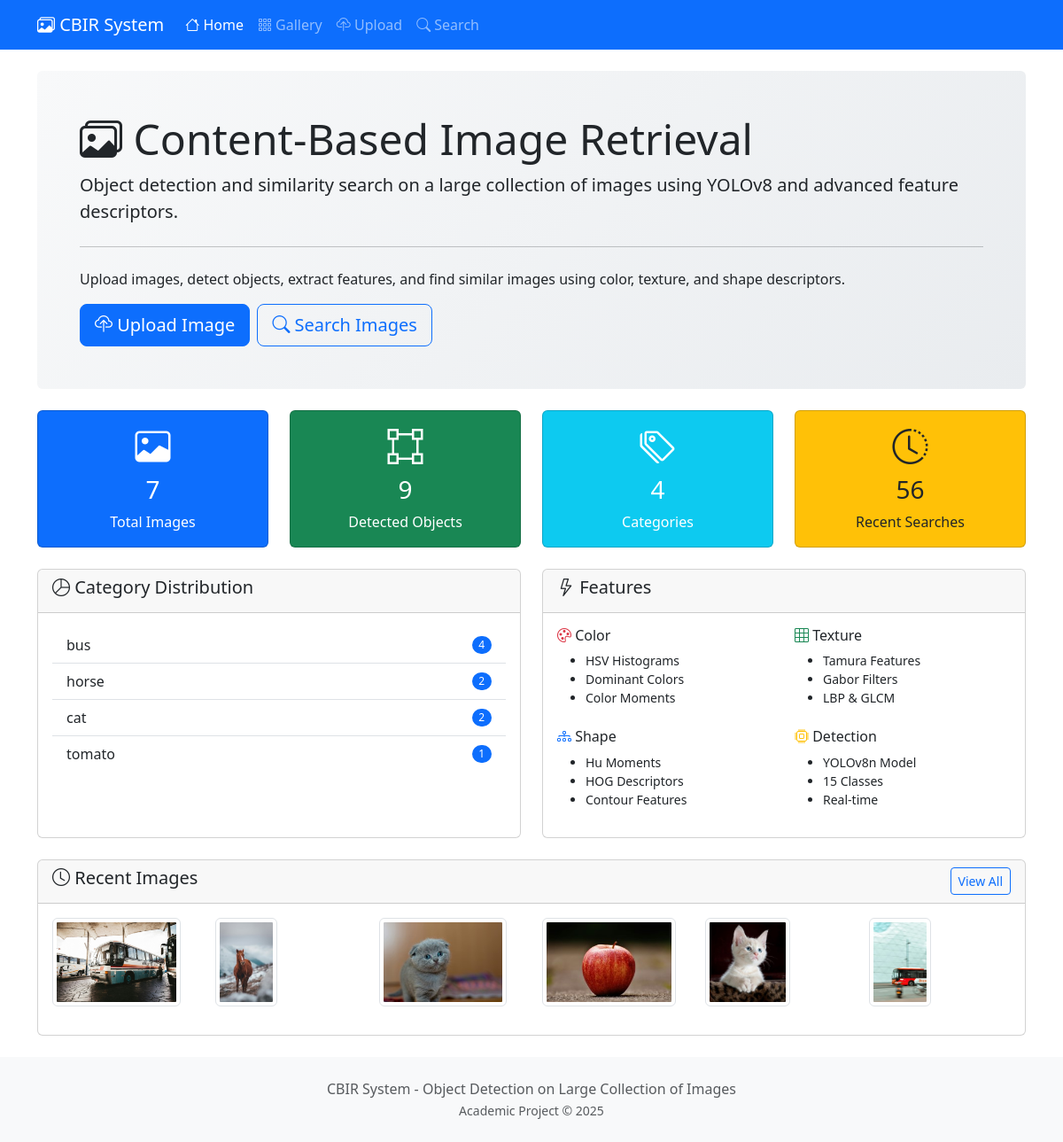
Before: / with the older database file.
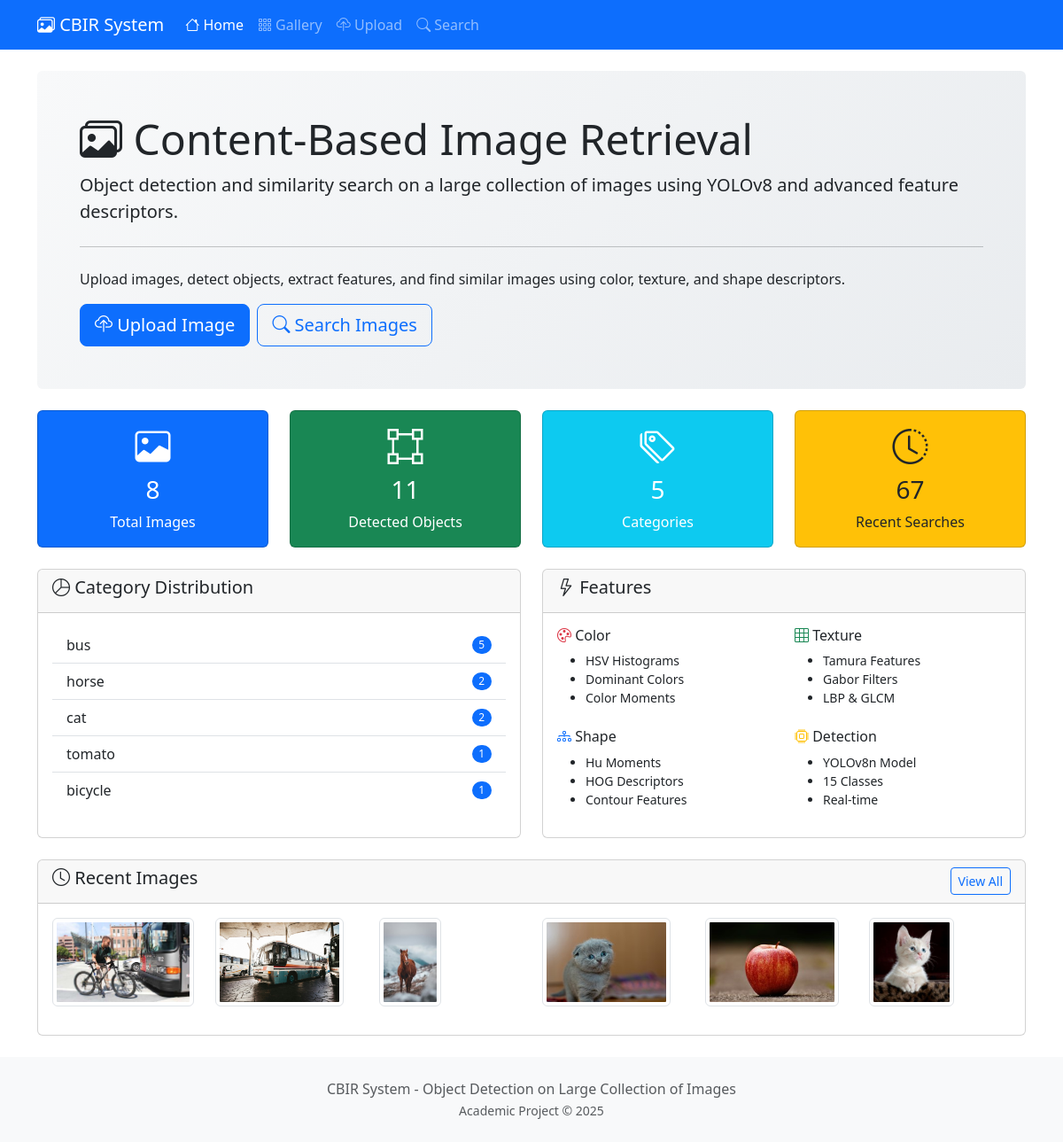
After: the same page with the newer database file.
### core/models.py (models this page shows, shortened)
class Image(models.Model):
    file = models.ImageField(upload_to=image_upload_path)
    filename = models.CharField(max_length=255)
    category = models.CharField(max_length=100, null=True, blank=True)
    uploaded_at = models.DateTimeField(auto_now_add=True)
    width = models.IntegerField(default=0)
    height = models.IntegerField(default=0)
    file_size = models.IntegerField(default=0)  # in bytes
    features_extracted = models.BooleanField(default=False)
    feature_vector = models.BinaryField(null=True, blank=True)  # Serialized numpy array
    class Meta:
        ordering = ['-uploaded_at']
    @property
    def image(self):
        return self.file
    @property
    def original_filename(self):
        return self.filename

### core/views.py (the view)
# urls.py: path('', views.HomeView.as_view(), name='home'),
class HomeView(TemplateView):
    template_name = 'core/home.html'
    def get_context_data(self, **kwargs):
        context = super().get_context_data(**kwargs)
        context['total_images'] = Image.objects.count()
        context['total_objects'] = DetectedObject.objects.count()
        context['total_searches'] = SearchHistory.objects.count()
        context['recent_images'] = Image.objects.all()[:6]
        context['categories'] = (
            DetectedObject.objects
            .values('class_name')
            .annotate(count=Count('id'))
            .order_by('-count')[:10]
        )
        context['api_status'] = api_client.health_check()
        return context

### core/api_client.py (called while the page is built)
    def health_check(self):
        try:
            response = requests.get(f"{self.base_url.replace('/api', '')}/health", timeout=5)
            return response.json()
        except:
            return {'status': 'unhealthy', 'message': 'Could not connect to Flask API'}

### templates/core/home.html (shortened to what the changed rows need)
{% extends 'core/base.html' %}
{% block content %}
<div class="row mb-4">
    <div class="col-12">
        <div class="jumbotron bg-light p-5 rounded">
            <h1 class="display-5"><i class="bi bi-images"></i> Content-Based Image Retrieval</h1>
        </div>
    </div>
</div>
<div class="row mb-4">
    <div class="col-md-3">
        <div class="card text-center bg-primary text-white">
            <div class="card-body">
                <i class="bi bi-image display-4"></i>
                <h3 class="mt-2">{{ total_images }}</h3>
                <p class="mb-0">Total Images</p>
            </div>
        </div>
    </div>
    <div class="col-md-3">
        <div class="card text-center bg-success text-white">
            <div class="card-body">
                <i class="bi bi-bounding-box display-4"></i>
                <h3 class="mt-2">{{ total_objects }}</h3>
                <p class="mb-0">Detected Objects</p>
            </div>
        </div>
    </div>
    <div class="col-md-3">
        <div class="card text-center bg-info text-white">
            <div class="card-body">
                <i class="bi bi-tags display-4"></i>
                <h3 class="mt-2">{{ categories|length }}</h3>
                <p class="mb-0">Categories</p>
            </div>
        </div>
    </div>
    <div class="col-md-3">
        <div class="card text-center bg-warning text-dark">
            <div class="card-body">
                <i class="bi bi-clock-history display-4"></i>
                <h3 class="mt-2">{{ total_searches }}</h3>
                <p class="mb-0">Recent Searches</p>
            </div>
        </div>
    </div>
</div>
<div class="row mb-4">
    <div class="col-md-6">
        <div class="card h-100">
            <div class="card-body">
                {% if categories %}
                <ul class="list-group list-group-flush">
                    {% for cat in categories %}
                    <li class="list-group-item d-flex justify-content-between align-items-center">
                        {{ cat.class_name }}
                        <span class="badge bg-primary rounded-pill">{{ cat.count }}</span>
                    </li>
                    {% endfor %}
                </ul>
                {% else %}
                <p class="text-muted">No categories found. Upload some images to get started.</p>
                {% endif %}
            </div>
        </div>
    </div>
</div>
{% if recent_images %}
<div class="row">
    <div class="col-12">
        <div class="card">
            <div class="card-body">
                <div class="row">
                    {% for image in recent_images %}
                    <div class="col-md-2 col-sm-4 col-6 mb-3">
                        <a href="{% url 'core:image_detail' image.id %}">
                            <img src="{{ image.image.url }}" class="img-thumbnail" alt="{{ image.original_filename }}">
                        </a>
                    </div>
                    {% endfor %}
                </div>
            </div>
        </div>
    </div>
</div>
{% endif %}
{% endblock %}

Changed rows visible on the page:
no longer on this page (row unchanged): Image: image (picture)
added Image: image (picture)
Other visible differences:
{{ total_images }}: "7" → "8"
{{ total_objects }}: "9" → "11"
{{ categories|length }}: "4" → "5"
{{ total_searches }}: "56" → "67"
new list line: "bus 5"
new list line: "bicycle 1"
list line gone: "bus 4"
